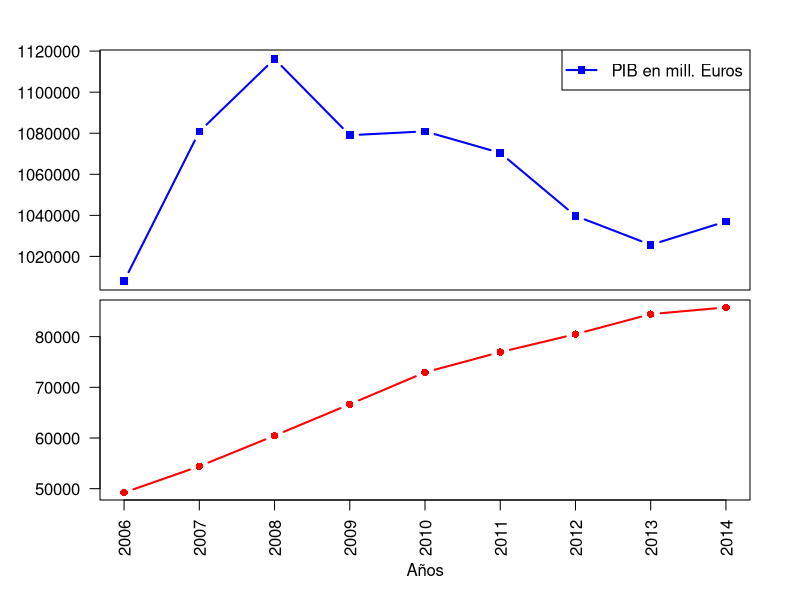

R code for this plot:
RESULTADO = read.csv("Informe/resultados_energia.csv")
RESULTADO$Anno=factor(RESULTADO$Anno)

library(dplyr) 
library(RColorBrewer) # Primero ordeno por año y despues por nombre Pais 

RESULTADO=arrange(RESULTADO,Anno,nombrePais)
x=as.character(RESULTADO$Anno[RESULTADO['nombrePais']=="España"])
y=RESULTADO$PIB[RESULTADO['nombrePais']=="España"]
z=RESULTADO$RENOVABLE[RESULTADO['nombrePais']=="España"]

#Gráficas para España de PIB y RENOVABLE
M=matrix(c(1,2),nrow=2,byrow=TRUE)
layout(M)
viejo.par=par()
par(mai=c(0.1,1,0.5,0.5))
plot(x,y,type="b",las=2,legend="",col=c("blue"), lwd=2
     ,xaxt="n",ylab="",ann=FALSE,pch=15)
legend("topright",legend=c("PIB en mill. Euros")
       ,col="blue",lwd=2,lty=c("solid"),pch=15)
#Gráficas para España RENOVABLE
par(mai=c(1,1,0,0.5))
plot(x,z,type="b",las=2,col=c("red"), lwd=2, pch=16
     ,xlab="Años",ylab="",xaxp=c(2006,2014,8))

par=viejo.par
layout(1)
